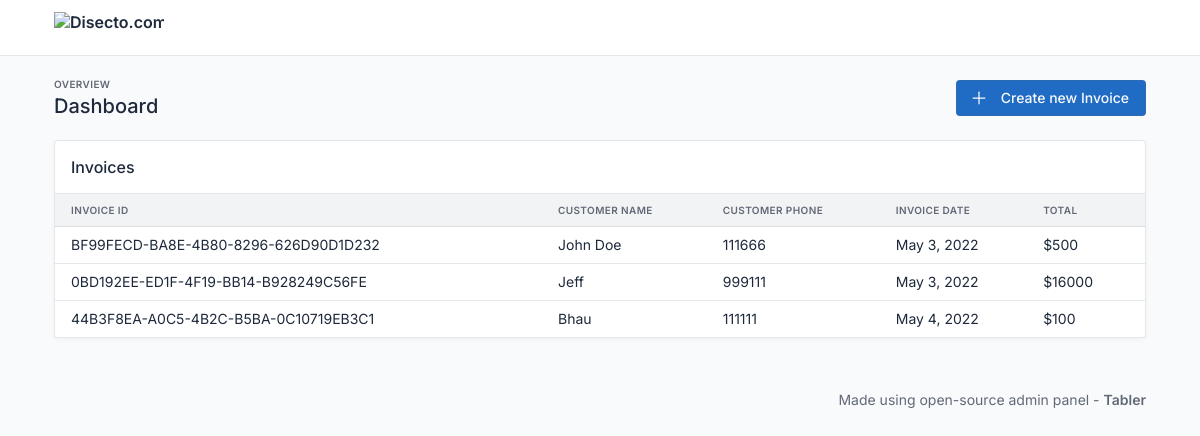
The app's page /, older data.
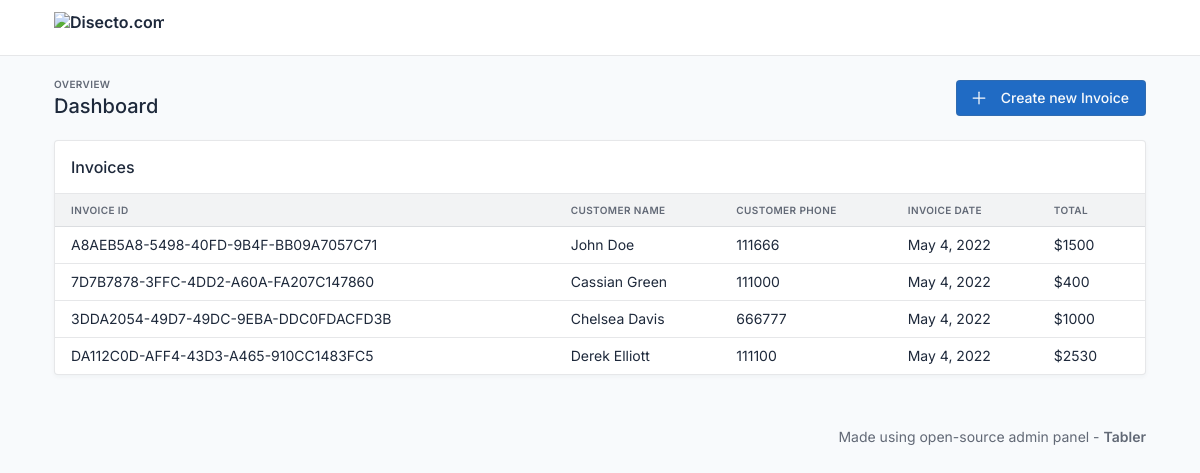
The same page, newer data.
### invoiceapp/models.py (models this page shows, shortened)
class Invoice(models.Model):
    customer_name = models.CharField(max_length = 200, verbose_name='Customer Name', null=True, blank=True)
    customer_phone = models.IntegerField(null = True, blank = True, verbose_name='Customer Phone')
    customer_address = models.TextField(null = True, blank = True, verbose_name='Customer Address')
    invoice_id = models.UUIDField(primary_key = True, unique = True, default=uuid.uuid4, verbose_name='Invoice ID')
    invoice_date = models.DateField(auto_now_add=True, verbose_name='Invoice Date')
    class Meta:
        verbose_name = 'Invoice'
        verbose_name_plural = 'Invoices'

### invoiceapp/views.py (the view)
# urls.py: path('', HomeView),
def HomeView(request):
    invoiceslist = Invoice.objects.all()
    invoice_exist = True
    if len(list(invoiceslist)) == 0: invoice_exist = False
    itemslist = {}
    itemstotal = {}
    for invoice in invoiceslist:
        key = str(invoice.invoice_id)
        itemslist[key] = list(Items.objects.filter(invoice = key))
        total = 0
        for item in list(Items.objects.filter(invoice = key)):
            total = total + item.item_price * item.item_quantity
            itemstotal[key] = total
    context = {
        'invoiceslist':invoiceslist,
        'itemslist': itemslist,
        'itemstotal': itemstotal,
        'invoice_exist': invoice_exist
    }
    return render(request, 'index.html', context)

### invoiceapp/templatetags/dictfilter.py (called while the page is built)
@register.filter
def key(d, key_name):
    if str(key_name) in d:
        return d[str(key_name)]
    else:
        return '-'

### templates/index.html (shortened to what the changed rows need)
{% load static %}
{% load dictfilter %}
<!doctype html>
<html lang="en">
  <head>
    <link href="{% static 'css/tabler.min.css' %}" rel="stylesheet"/>
    <link href="{% static 'css/tabler-flags.min.css' %}" rel="stylesheet"/>
    <link href="{% static 'css/tabler-payments.min.css' %}" rel="stylesheet"/>
    <link href="{% static 'css/tabler-vendors.min.css' %}" rel="stylesheet"/>
    <link href="{% static 'css/demo.min.css' %}" rel="stylesheet"/>
  </head>
  <body >
    <div class="wrapper">
      <header class="navbar navbar-expand-md navbar-light d-print-none">
        <div class="container-xl">
          <h1 class="navbar-brand navbar-brand-autodark d-none-navbar-horizontal pe-0 pe-md-3">
            <a href="/">
              <img src="{% static 'disecto.svg' %}" width="110" height="32" alt="Disecto.com" class="navbar-brand-image">
            </a>
          </h1>
        </div>
      </header>
      {% block content %}
      <div class="page-wrapper">
        <div class="container-xl">
          <div class="page-header d-print-none">
            <div class="row align-items-center">
              <div class="col">
                <h2 class="page-title">
                  Dashboard
                </h2>
              </div>
            </div>
          </div>
        </div>
        <div class="page-body">
          <div class="container-xl">
            <div class="row row-deck row-cards">
              <div class="col-12">
                <div class="card">
                  {% if invoice_exist %}
                  <div class="table-responsive">
                    <table class="table card-table table-vcenter text-nowrap datatable">
                      <thead>
                        <tr>
                          <th>Invoice ID</th>
                          <th>Customer Name</th>
                          <th>Customer Phone</th>
                          <th>Invoice Date</th>
                          <th>Total</th>
                        </tr>
                      </thead>
                      <tbody>
                        {% for invoice in invoiceslist %}
                        <tr>
                          <td><a href="{% url 'invoice' pk=invoice.invoice_id %}" class="text-reset" tabindex="-1">{{ invoice.invoice_id | upper }}</a></td>
                          <td><a href="{% url 'invoice' pk=invoice.invoice_id %}" class="text-reset" tabindex="-1">{{ invoice.customer_name }}</a></td>
                          <td>
                            {{ invoice.customer_phone }}
                          </td>
                          <td>
                            {{ invoice.invoice_date }}
                          </td>
                          <td> {% if itemstotal|key:invoice.invoice_id != '-' %}
							  ${{ itemstotal|key:invoice.invoice_id }}
							  {% else %} -
							  {% endif %}
                          </td>
                        </tr>
                        {% endfor %}
                      </tbody>
                      {% else %}
                      <div class="card-header text-muted">
                        <h2>Create an invoice to get started</h2>
                      </div>
                      {% endif %}
                    </table>
                  </div>
                </div>
              </div>
            </div>
          </div>
        </div>
      </div>
      {% endblock content %}
    </div>
  </body>
</html>

Row changes from the older to the newer data that the page shows:
removed Invoice: invoice_id "BF99FECD-BA8E-4B80-8296-626D90D1D232", customer_name "John Doe", customer_phone "111666", invoice_date "May 3, 2022", invoice_id "500"
removed Invoice: invoice_id "0BD192EE-ED1F-4F19-BB14-B928249C56FE", customer_name "Jeff", customer_phone "999111", invoice_date "May 3, 2022", invoice_id "16000"
removed Invoice: invoice_id "44B3F8EA-A0C5-4B2C-B5BA-0C10719EB3C1", customer_name "Bhau", customer_phone "111111", invoice_date "May 4, 2022", invoice_id "100"
added Invoice: invoice_id "A8AEB5A8-5498-40FD-9B4F-BB09A7057C71", customer_name "John Doe", customer_phone "111666", invoice_date "May 4, 2022", invoice_id "1500"
added Invoice: invoice_id "7D7B7878-3FFC-4DD2-A60A-FA207C147860", customer_name "Cassian Green", customer_phone "111000", invoice_date "May 4, 2022", invoice_id "400"
added Invoice: invoice_id "3DDA2054-49D7-49DC-9EBA-DDC0FDACFD3B", customer_name "Chelsea Davis", customer_phone "666777", invoice_date "May 4, 2022", invoice_id "1000"
added Invoice: invoice_id "DA112C0D-AFF4-43D3-A465-910CC1483FC5", customer_name "Derek Elliott", customer_phone "111100", invoice_date "May 4, 2022", invoice_id "2530"
